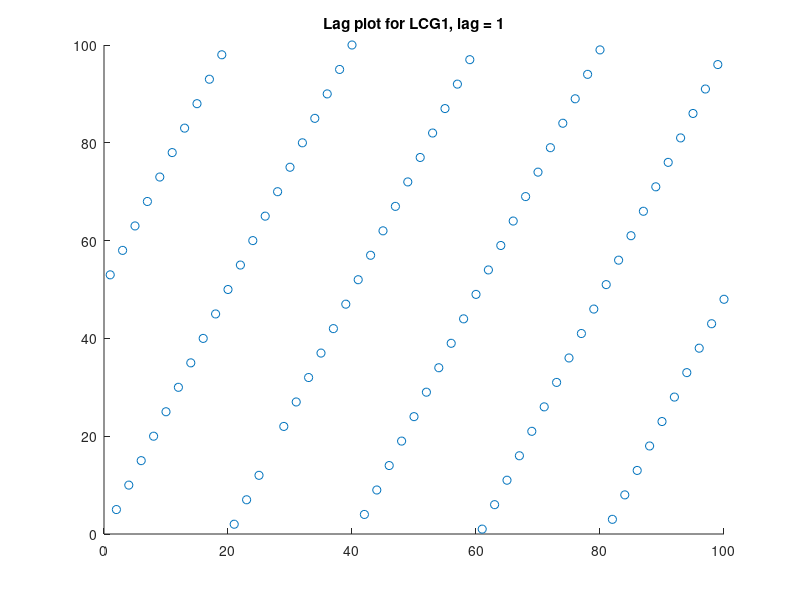
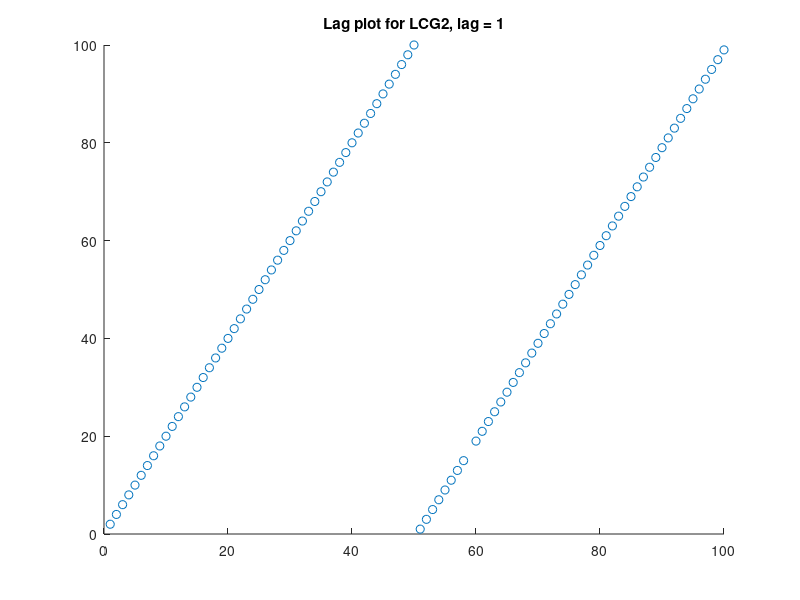
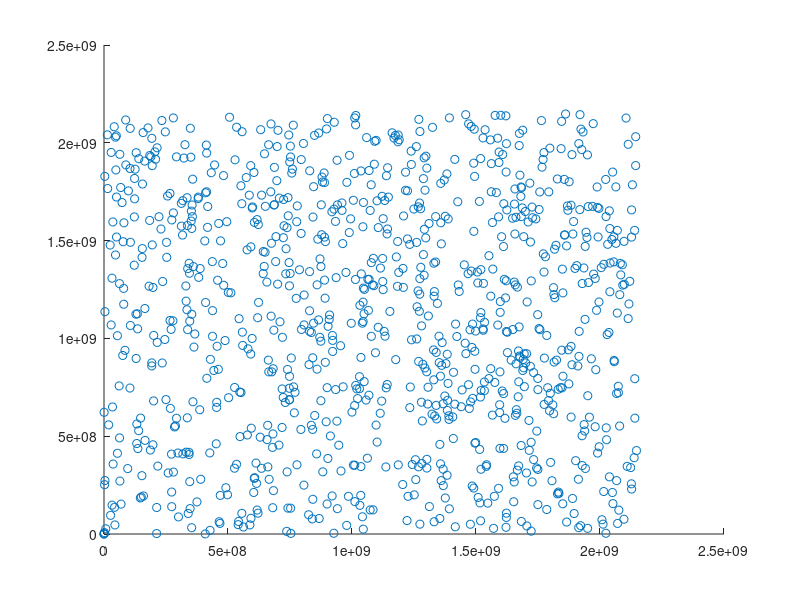
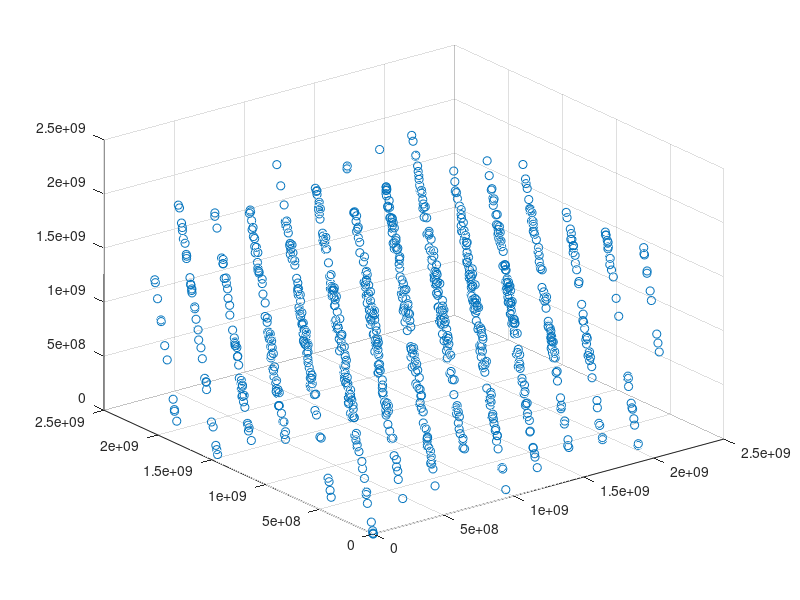

Source code (MATLAB) for these figures, in order:
%

clear all;
close all;
clc;

profile on;

%% Consider the two LCGs: LCG1: a = 18, m = 101; LCG2: a = 2, m = 101
% a. Check whether they are full period
% b. Plot all pairs (Ui, Ui+1) in a unit square and comment the results

% LCG 1
x0 = 17;
a = 53;
m = 101;

sequence_1 = zeros(m - 1, 1); % note: 0 is a standpoint for a multiplicative LCG,
% it will never be reached. Because of this the period is at most m-1

sequence_1(1) = x0;
for i = 2:m-1
    sequence_1(i) = mod(a*sequence_1(i-1), m);
end

% normalize
%sequence_1 = sequence_1/m;

if (size(sequence_1) == size(unique(sequence_1)))
    if (sort(sequence_1) == unique(sequence_1))  % unique sorts the values
        disp('LCG1 full period!')
    end
end



figure, scatter(sequence_1(1:m-2), sequence_1(2:m-1))
title('Lag plot for LCG1, lag = 1')


% LCG 2
x0 = 17;
a = 2;
m = 101;

sequence_2 = zeros(m - 1, 1); % note: 0 is a standpoint for a multiplicative LCG,
% it will never be reached. Because of this the period is at most m-1

sequence_2(1) = x0;
for i = 2:m-1
    sequence_2(i) = mod(a*sequence_2(i-1), m);
end

% normalize
%sequence_2 = sequence_2/m;

if (size(sequence_2) == size(unique(sequence_2)))
    if (sort(sequence_2) == unique(sequence_2)) % unique sorts the values
        disp('LCG1 full period!')
    end
end


figure, scatter(sequence_2(1:m-2), sequence_2(2:m-1))
title('Lag plot for LCG2, lag = 1')


%% Consider the LCG with a = 65539, m = 2^31
% a. Plot all pairs (Ui, Ui+1) in a unit square and comment the results
% b. Plot all triples (Ui, Ui+1, Ui+2) in a unit cube and comment the results

% LCG 3
x0 = 1;
a = 65539;
m = 2^31;

limit = floor(1000);
sequence_1 = zeros(limit - 1, 1); % note: 0 is a standpoint for a multiplicative LCG,
% it will never be reached. Because of this the period is at most m-1

sequence_1(1) = x0;
for i = 2:limit-1
    sequence_1(i) = mod(a*sequence_1(i-1), m);
end

% if (size(sequence) == size(unique(sequence)))
%     if (sequence == sequence(unique(sequence)))
%         disp('LCG2 full period!')
%     end
% end

figure, scatter(sequence_1(1:limit-2), sequence_1(2:limit-1))
figure, scatter3(sequence_1(1:limit-3), sequence_1(2:limit-2), sequence_1(3:limit - 1))